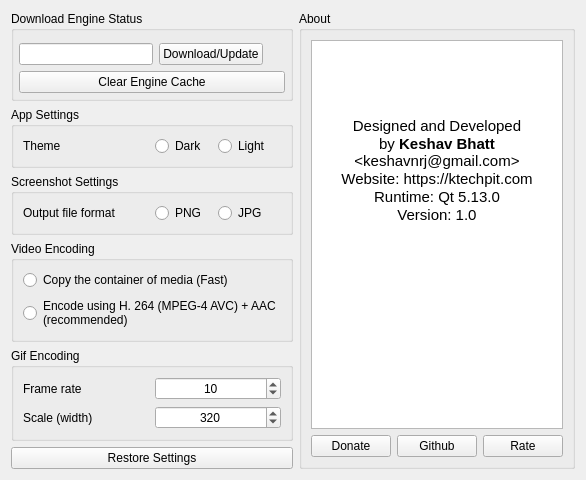
<?xml version="1.0" encoding="UTF-8"?>
<ui version="4.0">
 <class>Settings</class>
 <widget class="QWidget" name="Settings">
  <property name="geometry">
   <rect>
    <x>0</x>
    <y>0</y>
    <width>579</width>
    <height>457</height>
   </rect>
  </property>
  <property name="windowTitle">
   <string>Form</string>
  </property>
  <layout class="QHBoxLayout" name="horizontalLayout_3">
   <item>
    <layout class="QVBoxLayout" name="verticalLayout_8">
     <property name="topMargin">
      <number>0</number>
     </property>
     <property name="bottomMargin">
      <number>0</number>
     </property>
     <item>
      <widget class="QGroupBox" name="engineGroupBox">
       <property name="title">
        <string>Download Engine Status</string>
       </property>
       <layout class="QVBoxLayout" name="verticalLayout_5">
        <property name="leftMargin">
         <number>5</number>
        </property>
        <property name="topMargin">
         <number>5</number>
        </property>
        <property name="rightMargin">
         <number>5</number>
        </property>
        <property name="bottomMargin">
         <number>5</number>
        </property>
        <item>
         <layout class="QHBoxLayout" name="horizontalLayout_9">
          <property name="topMargin">
           <number>7</number>
          </property>
          <item>
           <widget class="QLineEdit" name="engine_status">
            <property name="focusPolicy">
             <enum>Qt::NoFocus</enum>
            </property>
            <property name="readOnly">
             <bool>true</bool>
            </property>
           </widget>
          </item>
          <item>
           <widget class="controlButton" name="download_engine">
            <property name="focusPolicy">
             <enum>Qt::NoFocus</enum>
            </property>
            <property name="toolTip">
             <string>Download media prober</string>
            </property>
            <property name="text">
             <string>Download/Update</string>
            </property>
            <property name="icon">
             <iconset resource="icons.qrc">
              <normaloff>:/icons/download-line.png</normaloff>:/icons/download-line.png</iconset>
            </property>
            <property name="iconSize">
             <size>
              <width>15</width>
              <height>15</height>
             </size>
            </property>
           </widget>
          </item>
          <item>
           <widget class="QLabel" name="loading_movie">
            <property name="sizePolicy">
             <sizepolicy hsizetype="Preferred" vsizetype="Maximum">
              <horstretch>0</horstretch>
              <verstretch>0</verstretch>
             </sizepolicy>
            </property>
            <property name="minimumSize">
             <size>
              <width>16</width>
              <height>11</height>
             </size>
            </property>
            <property name="textInteractionFlags">
             <set>Qt::NoTextInteraction</set>
            </property>
           </widget>
          </item>
         </layout>
        </item>
        <item>
         <widget class="controlButton" name="clear_engine_cache">
          <property name="focusPolicy">
           <enum>Qt::NoFocus</enum>
          </property>
          <property name="toolTip">
           <string>Click if you are getting frequent 403 or 429 erros.</string>
          </property>
          <property name="text">
           <string>Clear Engine Cache</string>
          </property>
          <property name="icon">
           <iconset resource="icons.qrc">
            <normaloff>:/icons/close-fill.png</normaloff>:/icons/close-fill.png</iconset>
          </property>
          <property name="iconSize">
           <size>
            <width>15</width>
            <height>15</height>
           </size>
          </property>
         </widget>
        </item>
       </layout>
      </widget>
     </item>
     <item>
      <widget class="QGroupBox" name="settingsGroupBox">
       <property name="title">
        <string>App Settings</string>
       </property>
       <layout class="QVBoxLayout" name="verticalLayout_3">
        <item>
         <layout class="QGridLayout" name="gridLayout">
          <property name="verticalSpacing">
           <number>7</number>
          </property>
          <item row="0" column="1">
           <layout class="QHBoxLayout" name="horizontalLayout">
            <item>
             <widget class="QRadioButton" name="dark">
              <property name="text">
               <string>Dark</string>
              </property>
             </widget>
            </item>
            <item>
             <widget class="QRadioButton" name="light">
              <property name="text">
               <string>Light</string>
              </property>
             </widget>
            </item>
           </layout>
          </item>
          <item row="0" column="0">
           <widget class="QLabel" name="label">
            <property name="text">
             <string>Theme</string>
            </property>
           </widget>
          </item>
         </layout>
        </item>
       </layout>
      </widget>
     </item>
     <item>
      <widget class="QGroupBox" name="settingsGroupBox_4">
       <property name="title">
        <string>Screenshot Settings</string>
       </property>
       <layout class="QVBoxLayout" name="verticalLayout_7">
        <item>
         <layout class="QGridLayout" name="gridLayout_2">
          <property name="verticalSpacing">
           <number>7</number>
          </property>
          <item row="0" column="1">
           <layout class="QHBoxLayout" name="horizontalLayout_4">
            <item>
             <widget class="QRadioButton" name="png">
              <property name="text">
               <string>PNG</string>
              </property>
             </widget>
            </item>
            <item>
             <widget class="QRadioButton" name="jpg">
              <property name="text">
               <string>JPG</string>
              </property>
             </widget>
            </item>
           </layout>
          </item>
          <item row="0" column="0">
           <widget class="QLabel" name="label_2">
            <property name="text">
             <string>Output file format</string>
            </property>
           </widget>
          </item>
         </layout>
        </item>
       </layout>
      </widget>
     </item>
     <item>
      <widget class="QGroupBox" name="settingsGroupBox_2">
       <property name="title">
        <string>Video Encoding</string>
       </property>
       <layout class="QVBoxLayout" name="verticalLayout_6">
        <item>
         <widget class="QRadioButton" name="copy">
          <property name="toolTip">
           <string>&lt;html&gt;&lt;head/&gt;&lt;body&gt;&lt;p&gt;Copy the video and audio codecs from source media. &lt;/p&gt;&lt;p&gt;or no encoding, may lead to incorrect clipping for some formats.&lt;/p&gt;&lt;/body&gt;&lt;/html&gt;</string>
          </property>
          <property name="text">
           <string>Copy the container of media (Fast)</string>
          </property>
         </widget>
        </item>
        <item>
         <widget class="QRadioButton" name="mpeg">
          <property name="toolTip">
           <string>&lt;html&gt;&lt;head/&gt;&lt;body&gt;&lt;p&gt;Encode video to H. 264 (MPEG-4 AVC) with AAC lossless audio codec.&lt;/p&gt;&lt;p&gt;More accurate clipping.&lt;/p&gt;&lt;/body&gt;&lt;/html&gt;</string>
          </property>
          <property name="text">
           <string>Encode using H. 264 (MPEG-4 AVC) + AAC
(recommended)</string>
          </property>
         </widget>
        </item>
       </layout>
      </widget>
     </item>
     <item>
      <widget class="QGroupBox" name="settingsGroupBox_3">
       <property name="title">
        <string>Gif Encoding</string>
       </property>
       <layout class="QVBoxLayout" name="verticalLayout_9">
        <item>
         <layout class="QGridLayout" name="gridLayout_3">
          <property name="topMargin">
           <number>0</number>
          </property>
          <item row="0" column="0">
           <widget class="QLabel" name="label_4">
            <property name="text">
             <string>Frame rate</string>
            </property>
           </widget>
          </item>
          <item row="0" column="1">
           <widget class="QSpinBox" name="frameRate">
            <property name="toolTip">
             <string>&lt;html&gt;&lt;head/&gt;&lt;body&gt;&lt;p&gt;Frame rate of Gif.&lt;/p&gt;&lt;p&gt;Lower = gittery and less in size&lt;/p&gt;&lt;p&gt;Higher = smooth playback, more details and large in size&lt;/p&gt;&lt;/body&gt;&lt;/html&gt;</string>
            </property>
            <property name="alignment">
             <set>Qt::AlignCenter</set>
            </property>
            <property name="minimum">
             <number>1</number>
            </property>
            <property name="maximum">
             <number>30</number>
            </property>
            <property name="value">
             <number>10</number>
            </property>
           </widget>
          </item>
          <item row="1" column="0">
           <widget class="QLabel" name="label_5">
            <property name="text">
             <string>Scale (width)</string>
            </property>
           </widget>
          </item>
          <item row="1" column="1">
           <widget class="QSpinBox" name="scale">
            <property name="toolTip">
             <string>&lt;html&gt;&lt;head/&gt;&lt;body&gt;&lt;p&gt;Width of video&lt;/p&gt;&lt;p&gt;Height is auto adjusted (based on aspect ratio)&lt;/p&gt;&lt;/body&gt;&lt;/html&gt;</string>
            </property>
            <property name="alignment">
             <set>Qt::AlignCenter</set>
            </property>
            <property name="minimum">
             <number>50</number>
            </property>
            <property name="maximum">
             <number>3840</number>
            </property>
            <property name="value">
             <number>320</number>
            </property>
           </widget>
          </item>
         </layout>
        </item>
       </layout>
      </widget>
     </item>
     <item>
      <widget class="QPushButton" name="restore">
       <property name="toolTip">
        <string>Restore to default settings</string>
       </property>
       <property name="text">
        <string>Restore Settings</string>
       </property>
       <property name="icon">
        <iconset resource="icons.qrc">
         <normaloff>:/icons/refresh-line.png</normaloff>:/icons/refresh-line.png</iconset>
       </property>
      </widget>
     </item>
    </layout>
   </item>
   <item>
    <widget class="QGroupBox" name="aboutGroupBox">
     <property name="title">
      <string>About</string>
     </property>
     <layout class="QVBoxLayout" name="verticalLayout_4">
      <item>
       <layout class="QVBoxLayout" name="verticalLayout_2">
        <item>
         <widget class="QTextBrowser" name="aboutTextBrowser">
          <property name="minimumSize">
           <size>
            <width>0</width>
            <height>215</height>
           </size>
          </property>
          <property name="sizeAdjustPolicy">
           <enum>QAbstractScrollArea::AdjustToContents</enum>
          </property>
          <property name="html">
           <string>&lt;!DOCTYPE HTML PUBLIC &quot;-//W3C//DTD HTML 4.0//EN&quot; &quot;http://www.w3.org/TR/REC-html40/strict.dtd&quot;&gt;
&lt;html&gt;&lt;head&gt;&lt;meta name=&quot;qrichtext&quot; content=&quot;1&quot; /&gt;&lt;style type=&quot;text/css&quot;&gt;
p, li { white-space: pre-wrap; }
&lt;/style&gt;&lt;/head&gt;&lt;body style=&quot; font-family:'Ubuntu'; font-size:11pt; font-weight:400; font-style:normal;&quot;&gt;
&lt;p align=&quot;center&quot; style=&quot;-qt-paragraph-type:empty; margin-top:0px; margin-bottom:0px; margin-left:0px; margin-right:0px; -qt-block-indent:0; text-indent:0px;&quot;&gt;&lt;br /&gt;&lt;/p&gt;
&lt;p align=&quot;center&quot; style=&quot;-qt-paragraph-type:empty; margin-top:0px; margin-bottom:0px; margin-left:0px; margin-right:0px; -qt-block-indent:0; text-indent:0px;&quot;&gt;&lt;br /&gt;&lt;/p&gt;
&lt;p align=&quot;center&quot; style=&quot; margin-top:0px; margin-bottom:0px; margin-left:0px; margin-right:0px; -qt-block-indent:0; text-indent:0px;&quot;&gt;&lt;img src=&quot;:/icons/app/icon-64.png&quot; /&gt;&lt;/p&gt;
&lt;p align=&quot;center&quot; style=&quot;-qt-paragraph-type:empty; margin-top:0px; margin-bottom:0px; margin-left:0px; margin-right:0px; -qt-block-indent:0; text-indent:0px;&quot;&gt;&lt;br /&gt;&lt;/p&gt;
&lt;p align=&quot;center&quot; style=&quot; margin-top:0px; margin-bottom:0px; margin-left:0px; margin-right:0px; -qt-block-indent:0; text-indent:0px;&quot;&gt;Designed and Developed&lt;/p&gt;
&lt;p align=&quot;center&quot; style=&quot; margin-top:0px; margin-bottom:0px; margin-left:0px; margin-right:0px; -qt-block-indent:0; text-indent:0px;&quot;&gt;by &lt;span style=&quot; font-weight:600;&quot;&gt;Keshav Bhatt&lt;/span&gt; &amp;lt;keshavnrj@gmail.com&amp;gt;&lt;/p&gt;
&lt;p align=&quot;center&quot; style=&quot; margin-top:0px; margin-bottom:0px; margin-left:0px; margin-right:0px; -qt-block-indent:0; text-indent:0px;&quot;&gt;Website: https://ktechpit.com&lt;/p&gt;
&lt;p align=&quot;center&quot; style=&quot; margin-top:0px; margin-bottom:0px; margin-left:0px; margin-right:0px; -qt-block-indent:0; text-indent:0px;&quot;&gt;Runtime: Qt 5.13.0&lt;/p&gt;
&lt;p align=&quot;center&quot; style=&quot; margin-top:0px; margin-bottom:0px; margin-left:0px; margin-right:0px; -qt-block-indent:0; text-indent:0px;&quot;&gt;Version: 1.0&lt;/p&gt;
&lt;p align=&quot;center&quot; style=&quot;-qt-paragraph-type:empty; margin-top:0px; margin-bottom:0px; margin-left:0px; margin-right:0px; -qt-block-indent:0; text-indent:0px;&quot;&gt;&lt;br /&gt;&lt;/p&gt;&lt;/body&gt;&lt;/html&gt;</string>
          </property>
         </widget>
        </item>
        <item>
         <layout class="QHBoxLayout" name="horizontalLayout_2">
          <property name="topMargin">
           <number>0</number>
          </property>
          <item>
           <widget class="controlButton" name="donate">
            <property name="toolTip">
             <string>Buy me a coffee</string>
            </property>
            <property name="text">
             <string>Donate</string>
            </property>
            <property name="icon">
             <iconset resource="icons.qrc">
              <normaloff>:/icons/paypal-line.png</normaloff>:/icons/paypal-line.png</iconset>
            </property>
            <property name="iconSize">
             <size>
              <width>22</width>
              <height>22</height>
             </size>
            </property>
           </widget>
          </item>
          <item>
           <widget class="controlButton" name="github">
            <property name="toolTip">
             <string>Star repository on github</string>
            </property>
            <property name="text">
             <string>Github</string>
            </property>
            <property name="icon">
             <iconset resource="icons.qrc">
              <normaloff>:/icons/links-line.png</normaloff>:/icons/links-line.png</iconset>
            </property>
            <property name="iconSize">
             <size>
              <width>22</width>
              <height>22</height>
             </size>
            </property>
           </widget>
          </item>
          <item>
           <widget class="controlButton" name="rate">
            <property name="toolTip">
             <string>Give Ratings in Software App</string>
            </property>
            <property name="text">
             <string>Rate</string>
            </property>
            <property name="icon">
             <iconset resource="icons.qrc">
              <normaloff>:/icons/star-line.png</normaloff>:/icons/star-line.png</iconset>
            </property>
            <property name="iconSize">
             <size>
              <width>22</width>
              <height>22</height>
             </size>
            </property>
           </widget>
          </item>
         </layout>
        </item>
       </layout>
      </item>
     </layout>
    </widget>
   </item>
  </layout>
 </widget>
 <customwidgets>
  <customwidget>
   <class>controlButton</class>
   <extends>QPushButton</extends>
   <header>controlbutton.h</header>
  </customwidget>
 </customwidgets>
 <resources>
  <include location="icons.qrc"/>
 </resources>
 <connections/>
</ui>
